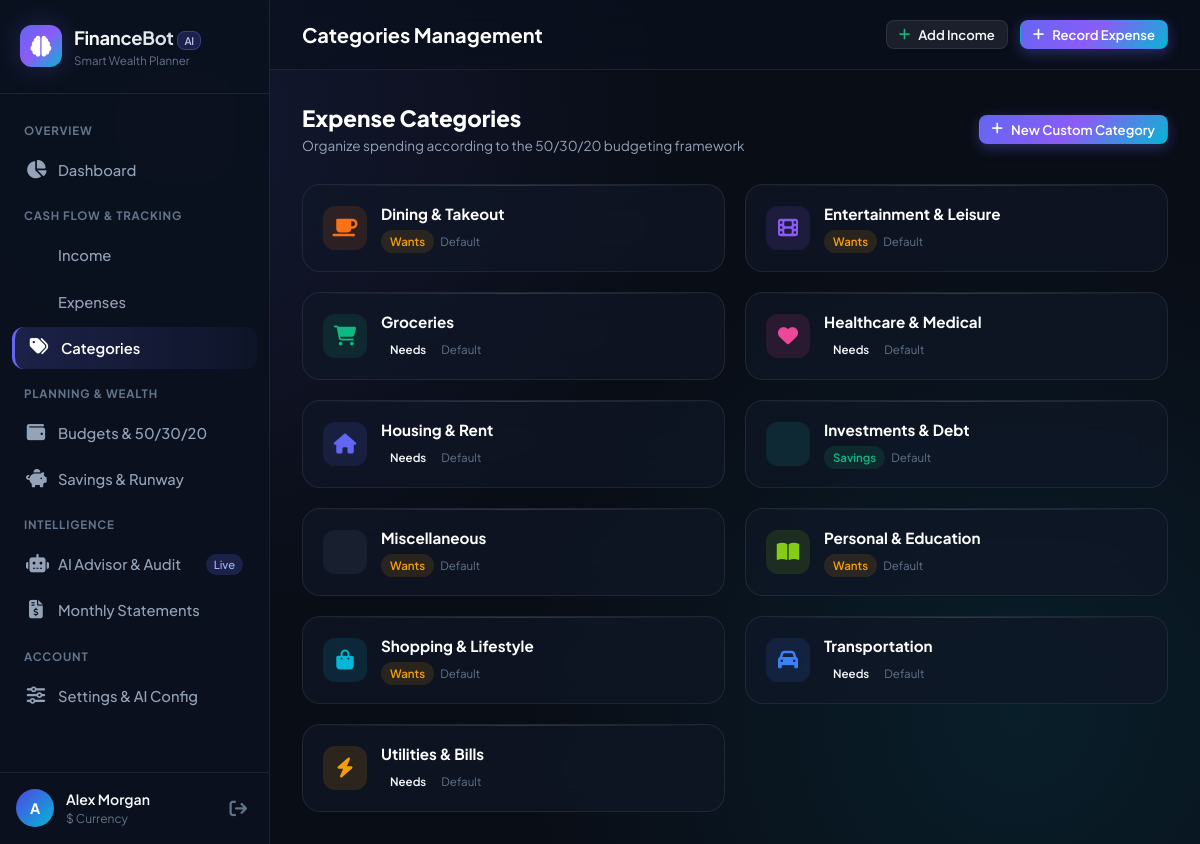
Page /categories (signed in) on the committed database.
### models.py (models this page shows, shortened)
class User(UserMixin, db.Model):
    __tablename__ = "users"
    id = db.Column(db.Integer, primary_key=True)
    username = db.Column(db.String(80), nullable=False)
    email = db.Column(db.String(120), unique=True, nullable=False, index=True)
    password_hash = db.Column(db.String(255), nullable=False)
    currency = db.Column(db.String(10), default="$")
    monthly_savings_target = db.Column(db.Float, default=500.0)
    emergency_fund_target_months = db.Column(db.Integer, default=6)
    risk_tolerance = db.Column(db.String(20), default="Moderate")  # Conservative, Moderate, Aggressive
    preferred_ai_provider = db.Column(db.String(20), default="gemini")  # gemini or openai
    custom_gemini_key = db.Column(db.String(255), nullable=True)
    custom_openai_key = db.Column(db.String(255), nullable=True)
    created_at = db.Column(db.DateTime, default=datetime.utcnow)
    incomes = db.relationship("Income", backref="user", lazy=True, cascade="all, delete-orphan")
    expenses = db.relationship("Expense", backref="user", lazy=True, cascade="all, delete-orphan")
    budgets = db.relationship("Budget", backref="user", lazy=True, cascade="all, delete-orphan")
    savings_goals = db.relationship("SavingsGoal", backref="user", lazy=True, cascade="all, delete-orphan")
    custom_categories = db.relationship("ExpenseCategory", backref="user", lazy=True, cascade="all, delete-orphan")
    recommendations = db.relationship("AIRecommendation", backref="user", lazy=True, cascade="all, delete-orphan")
    chat_messages = db.relationship("ChatMessage", backref="user", lazy=True, cascade="all, delete-orphan")

class ExpenseCategory(db.Model):
    __tablename__ = "expense_categories"
    id = db.Column(db.Integer, primary_key=True)
    user_id = db.Column(db.Integer, db.ForeignKey("users.id"), nullable=True)  # Nullable for system defaults
    name = db.Column(db.String(60), nullable=False)
    icon = db.Column(db.String(40), default="tag")
    color = db.Column(db.String(20), default="#6366f1")
    category_type = db.Column(db.String(20), default="needs")  # 'needs', 'wants', 'savings'
    is_default = db.Column(db.Boolean, default=False)
    created_at = db.Column(db.DateTime, default=datetime.utcnow)
    expenses = db.relationship("Expense", backref="category", lazy=True)
    budgets = db.relationship("Budget", backref="category", lazy=True)

### routes/transactions.py (the view, shortened to what this page needs)
@transactions_bp.route("/categories", methods=["GET", "POST"])
@login_required
def categories():
    all_categories = get_user_categories(current_user.id)
    return render_template("transactions/categories.html", categories=all_categories)

### services/finance_service.py (called while the page is built)
def get_user_categories(user_id):
    return ExpenseCategory.query.filter(
        or_(ExpenseCategory.is_default == True, ExpenseCategory.user_id == user_id)
    ).order_by(ExpenseCategory.name.asc()).all()

### templates/transactions/categories.html (shortened to what this page needs)
{% extends "base.html" %}
{% block page_title %}Categories Management{% endblock %}
{% block content %}
<div style="display: flex; align-items: center; justify-content: space-between; flex-wrap: wrap; gap: 16px;">
  <div>
    <h2 style="font-size: 1.4rem; font-weight: 800; color: #fff;">Expense Categories</h2>
    <p style="color: var(--text-secondary); font-size: 0.85rem;">Organize spending according to the 50/30/20 budgeting framework</p>
  </div>
  <button class="btn btn-primary btn-sm" data-modal-target="add-category-modal" id="btn-add-category">
    <i class="fas fa-plus"></i> New Custom Category
  </button>
</div>
<div style="display: grid; grid-template-columns: repeat(auto-fill, minmax(280px, 1fr)); gap: 20px;">
  {% for cat in categories %}
  <div class="glass-card" style="display: flex; align-items: center; justify-content: space-between; padding: 18px 20px;">
    <div style="display: flex; align-items: center; gap: 14px;">
      <div style="width: 44px; height: 44px; border-radius: var(--radius-md); background: {{ cat.color }}20; color: {{ cat.color }}; display: flex; align-items: center; justify-content: center; font-size: 1.25rem;">
        <i class="fas fa-{{ cat.icon }}"></i>
      </div>
      <div>
        <div style="font-weight: 700; color: #fff; font-size: 0.95rem;">{{ cat.name }}</div>
        <div style="display: flex; gap: 6px; align-items: center; margin-top: 4px;">
          <span class="status-pill {% if cat.category_type == 'needs' %}info{% elif cat.category_type == 'wants' %}warning{% else %}safe{% endif %}" style="font-size: 0.72rem;">
            {{ cat.category_type|capitalize }}
          </span>
          {% if cat.is_default %}
            <span style="font-size: 0.72rem; color: var(--text-muted);">Default</span>
          {% else %}
            <span style="font-size: 0.72rem; color: var(--accent-primary);">Custom</span>
          {% endif %}
        </div>
      </div>
    </div>
  </div>
  {% endfor %}
</div>
{% endblock %}

### templates/base.html (shortened to what this page needs)
<!DOCTYPE html>
<html lang="en">
<head>
  <link rel="stylesheet" href="https://cdnjs.cloudflare.com/ajax/libs/font-awesome/6.5.1/css/all.min.css">
  <link rel="stylesheet" href="{{ url_for('static', filename='css/style.css') }}">
</head>
<body>
  <div class="app-container">
    {% if current_user.is_authenticated %}
    <aside class="sidebar" id="app-sidebar">
      <div class="sidebar-header">
        <div class="brand-icon">
          <i class="fas fa-brain"></i>
        </div>
        <div>
          <div class="brand-title">FinanceBot<span class="brand-badge">AI</span></div>
          <div style="font-size: 0.72rem; color: var(--text-muted);">Smart Wealth Planner</div>
        </div>
      </div>
      <nav class="sidebar-nav">
        <div class="nav-section-title">Overview</div>
        <a href="{{ url_for('dashboard.index') }}" class="nav-item {% if request.endpoint == 'dashboard.index' %}active{% endif %}" id="nav-dashboard">
          <i class="fas fa-chart-pie"></i>
          <span>Dashboard</span>
        </a>
        <div class="nav-section-title">Cash Flow & Tracking</div>
        <a href="{{ url_for('transactions.income_list') }}" class="nav-item {% if request.endpoint == 'transactions.income_list' %}active{% endif %}" id="nav-income">
          <span>Income</span>
        </a>
        <a href="{{ url_for('transactions.expense_list') }}" class="nav-item {% if request.endpoint == 'transactions.expense_list' %}active{% endif %}" id="nav-expenses">
          <span>Expenses</span>
        </a>
        <a href="{{ url_for('transactions.categories') }}" class="nav-item {% if request.endpoint == 'transactions.categories' %}active{% endif %}" id="nav-categories">
          <i class="fas fa-tags"></i>
          <span>Categories</span>
        </a>
        <div class="nav-section-title">Planning & Wealth</div>
        <a href="{{ url_for('budgets.index') }}" class="nav-item {% if request.endpoint == 'budgets.index' %}active{% endif %}" id="nav-budgets">
          <i class="fas fa-wallet"></i>
          <span>Budgets & 50/30/20</span>
        </a>
        <a href="{{ url_for('savings.index') }}" class="nav-item {% if request.endpoint == 'savings.index' %}active{% endif %}" id="nav-savings">
          <i class="fas fa-piggy-bank"></i>
          <span>Savings & Runway</span>
        </a>
        <div class="nav-section-title">Intelligence</div>
        <a href="{{ url_for('ai_advisor.index') }}" class="nav-item {% if request.endpoint == 'ai_advisor.index' %}active{% endif %}" id="nav-advisor">
          <i class="fas fa-robot"></i>
          <span>AI Advisor & Audit</span>
          <span class="nav-badge">Live</span>
        </a>
        <a href="{{ url_for('reports.monthly') }}" class="nav-item {% if request.endpoint == 'reports.monthly' %}active{% endif %}" id="nav-reports">
          <i class="fas fa-file-invoice-dollar"></i>
          <span>Monthly Statements</span>
        </a>
        <div class="nav-section-title">Account</div>
        <a href="{{ url_for('profile.index') }}" class="nav-item {% if request.endpoint == 'profile.index' %}active{% endif %}" id="nav-profile">
          <i class="fas fa-sliders"></i>
          <span>Settings & AI Config</span>
        </a>
      </nav>
      <div class="sidebar-footer">
        <div class="user-avatar">
          {{ current_user.username[0]|upper }}
        </div>
        <div class="user-info">
          <div class="user-name">{{ current_user.username }}</div>
          <div class="user-role">{{ current_user.currency }} Currency</div>
        </div>
        <a href="{{ url_for('auth.logout') }}" title="Sign Out" style="color: var(--text-muted); font-size: 1.1rem; padding: 6px;" id="btn-logout">
          <i class="fas fa-arrow-right-from-bracket"></i>
        </a>
      </div>
    </aside>
    {% endif %}
    <main class="main-wrapper" style="{% if not current_user.is_authenticated %}margin-left: 0;{% endif %}">
      {% if current_user.is_authenticated %}
      <header class="topbar">
        <div class="topbar-left">
          <h1 class="page-headline">{% block page_title %}Financial Dashboard{% endblock %}</h1>
        </div>
        <div class="topbar-right">
          <button class="btn btn-secondary btn-sm" data-modal-target="global-income-modal" id="quick-add-income-btn">
            <i class="fas fa-plus" style="color: var(--color-success);"></i> Add Income
          </button>
          <button class="btn btn-primary btn-sm" data-modal-target="global-expense-modal" id="quick-add-expense-btn">
            <i class="fas fa-plus"></i> Record Expense
          </button>
        </div>
      </header>
      {% endif %}
      <div class="page-content">
        {% block content %}{% endblock %}
      </div>
    </main>
  </div>
</body>
</html>

### rows in the picture
User: username "A", username "Alex Morgan", currency "$"
ExpenseCategory: name "Dining & Takeout", category_type "Wants", is_default "Default"
ExpenseCategory: name "Entertainment & Leisure", category_type "Wants", is_default "Default"
ExpenseCategory: name "Groceries", category_type "Needs", is_default "Default"
ExpenseCategory: name "Healthcare & Medical", category_type "Needs", is_default "Default"
ExpenseCategory: name "Housing & Rent", category_type "Needs", is_default "Default"
ExpenseCategory: name "Investments & Debt", category_type "Savings", is_default "Default"
ExpenseCategory: name "Miscellaneous", category_type "Wants", is_default "Default"
ExpenseCategory: name "Personal & Education", category_type "Wants", is_default "Default"
ExpenseCategory: name "Shopping & Lifestyle", category_type "Wants", is_default "Default"
ExpenseCategory: name "Transportation", category_type "Needs", is_default "Default"
ExpenseCategory: name "Utilities & Bills", category_type "Needs", is_default "Default"
